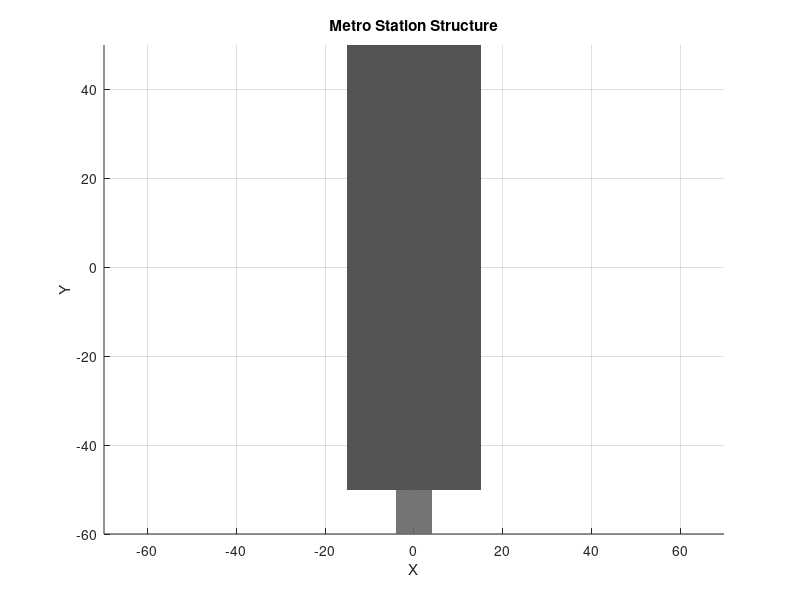

This figure's MATLAB source:
function station_handles = station()
    % STATION Creates the main underground station structure (walls, floor, ceiling, rails)
    % Returns a struct containing all graphic handles for the station

    hold on;
    station_handles = struct();

    % ------------------ FLOOR ------------------
    floor_width = 30;
    floor_length = 100;
    [x_floor, y_floor] = meshgrid([-floor_width/2, floor_width/2], [-floor_length/2, floor_length/2]);
    z_floor = zeros(size(x_floor));
    station_handles.floor = surf(x_floor, y_floor, z_floor, ...
        'FaceColor', [0.4 0.4 0.4], ...
        'EdgeColor', 'none', ...
        'FaceAlpha', 0.9);

    % ------------------ CEILING ------------------
    ceiling_height = 8;
    station_handles.ceiling = surf(x_floor, y_floor, z_floor + ceiling_height, ...
        'FaceColor', [0.3 0.3 0.3], ...
        'EdgeColor', 'none', ...
        'FaceAlpha', 0.8);

    % ------------------ WALLS ------------------
    % Left wall
    [y_wall, z_wall] = meshgrid(linspace(-floor_length/2, floor_length/2, 10), linspace(0, ceiling_height, 5));
    x_wall_left = -floor_width/2 * ones(size(y_wall));
    station_handles.wall_left = surf(x_wall_left, y_wall, z_wall, ...
        'FaceColor', [0.5 0.5 0.5], ...
        'EdgeColor', 'none');

    % Right wall
    x_wall_right = floor_width/2 * ones(size(y_wall));
    station_handles.wall_right = surf(x_wall_right, y_wall, z_wall, ...
        'FaceColor', [0.5 0.5 0.5], ...
        'EdgeColor', 'none');

    % Back wall (far end)
    [x_back, z_back] = meshgrid(linspace(-floor_width/2, floor_width/2, 10), linspace(0, ceiling_height, 5));
    y_back = -floor_length/2 * ones(size(x_back));
    station_handles.wall_back = surf(x_back, y_back, z_back, ...
        'FaceColor', [0.6 0.6 0.6], ...
        'EdgeColor', 'none');

    % Front wall (near end - with entrance cutout)
    y_front = floor_length/2 * ones(size(x_back));
    station_handles.wall_front = surf(x_back, y_front, z_back, ...
        'FaceColor', [0.6 0.6 0.6], ...
        'EdgeColor', 'none');

    % ------------------ RAILS ------------------
    rail_height = 0.2;
    rail_width = 0.1;
    rail_length = floor_length - 10;
    rail_spacing = 2;

    % Left rail
    [x_rail, y_rail] = meshgrid([-rail_width/2, rail_width/2], linspace(-rail_length/2, rail_length/2, 50));
    z_rail = rail_height * ones(size(x_rail));
    station_handles.rail_left = surf(x_rail - rail_spacing, y_rail, z_rail, ...
        'FaceColor', [0.2 0.2 0.2], ...
        'EdgeColor', 'none');

    % Right rail
    station_handles.rail_right = surf(x_rail + rail_spacing, y_rail, z_rail, ...
        'FaceColor', [0.2 0.2 0.2], ...
        'EdgeColor', 'none');

    % ------------------ TUNNEL ENTRANCES ------------------
    tunnel_radius = 4;
    tunnel_length = 10;
    [theta, z_tunnel] = meshgrid(linspace(0, 2*pi, 20), linspace(-tunnel_length, 0, 10));
    x_tunnel = tunnel_radius * cos(theta);
    y_tunnel = -floor_length/2 * ones(size(x_tunnel)) + z_tunnel;

    station_handles.tunnel_entrance_north = surf(x_tunnel, y_tunnel, z_tunnel + ceiling_height/2, ...
        'FaceColor', [0.4 0.4 0.4], ...
        'EdgeColor', 'none', ...
        'FaceAlpha', 0.7);

    station_handles.tunnel_entrance_south = surf(x_tunnel, y_tunnel + floor_length, z_tunnel + ceiling_height/2, ...
        'FaceColor', [0.4 0.4 0.4], ...
        'EdgeColor', 'none', ...
        'FaceAlpha', 0.7);

    axis equal;
    grid on;
    xlabel('X'); ylabel('Y'); zlabel('Z');
    title('Metro Station Structure');
end